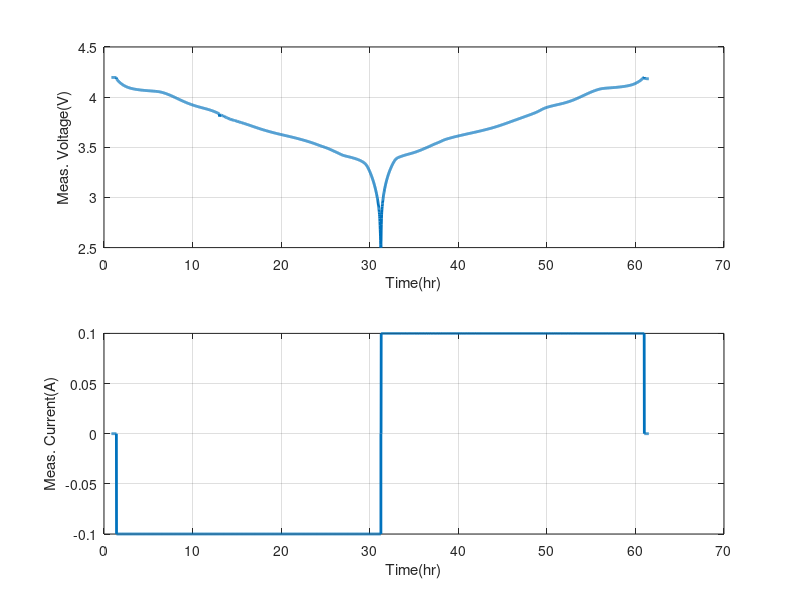

Write the MATLAB code that produced this figure. (Note: this script raises an error after producing the figure.)
load('C1209.mat');
h=figure;
subplot(211);plot(Time,V, 'LineWidth',2); grid on
xlabel('Time(hr)');
ylabel('Meas. Voltage(V)');
subplot(212);plot(Time,I, 'LineWidth',2); grid on
xlabel('Time(hr)');
ylabel('Meas. Current(A)');
sgtitle('Batt:C1209');

% **********************Question 1**********************
dt = [diff(Time); 0]; % Time intervals
charge_current = I(I > 0); % Charging current
discharge_current = I(I < 0); % Discharging current
Q_c = sum(charge_current .* dt(I > 0)); % Charge capacity in Ah
Q_d = abs(sum(discharge_current .* dt(I < 0))); % Discharge capacity in Ah

% Display results
disp('******Question 1******');
fprintf('Charge Capacity (Qc): %.4f Ah\n', Q_c);
fprintf('Discharge Capacity (Qd): %.4f Ah\n', Q_d);


% **********************Question 2**********************
SOC = ones(length(Time), 1); % Initialize SOC array with initial SOC=1

% Compute SOC over time
for k = 2:length(Time)
    if I(k) > 0
        Q = Q_c; % Charging capacity
    else
        Q = Q_d; % Discharging capacity
    end
    % Calculate SOC at each time step using dt
    SOC(k) = SOC(k-1) + (dt(k) * I(k)) / (3600 * Q);
end

% Plot Question 2 SOC vs. Time
figure;
plot(Time, SOC, 'LineWidth', 2);
xlabel('Time (hr)');
ylabel('State of Charge (SOC)');
title('Question 2 SOC vs. Time');
grid on;


% **********************Question 3**********************
% Define epsilon for scaling
epsilon = 0.175;
s_scaled = epsilon + (1 - 2 * epsilon) * SOC; % Apply linear scaling

% Define the matrix P for both models
% Combined model
P_combined = [ones(size(s_scaled)), 1 ./ s_scaled, s_scaled, log(s_scaled), log(1 - s_scaled)];

% Combined+3 model
P_combined3 = [ones(size(s_scaled)), 1 ./ s_scaled, 1 ./ (s_scaled.^2), 1 ./ (s_scaled.^3), ...
                    1 ./ (s_scaled.^4), s_scaled, log(s_scaled), log(1 - s_scaled)];

% Calculate the least squares solution for both models
% Combined model
c_combined = (P_combined' * P_combined) \ (P_combined' * V);
% c_combined = round(c_combined, 4); % Round to 4 decimal places

% Combined+3 model
c_combined3 = (P_combined3' * P_combined3) \ (P_combined3' * V);
% c_combined3 = round(c_combined3, 4); % Round to 4 decimal places

% Display the parameters
disp('Combined model parameters:');
disp(c_combined);

disp('Combined+3 model parameters:');
disp(c_combined3);


% **********************Question 4**********************
% Number of data points
N = length(V);

% Model parameters count
M_combined = length(c_combined);
M_combined3 = length(c_combined3);

% Predicted voltage for Combined model
V_combined_hat = P_combined * c_combined;

% Calculate Error Metrics for Combined model
V_mean = mean(V);
R2_combined = (1 - norm(V - V_combined_hat)^2 / norm(V - V_mean)^2) * 100;
MaxError_combined = max(abs(V - V_combined_hat));
RMS_combined = norm(V - V_combined_hat) / sqrt(N - M_combined);

% Display Results for Combined model
fprintf('--- Combined Model ---\n');
fprintf('R² Fit: %.2f%%\n', R2_combined);
fprintf('Max Error: %.4f V\n', MaxError_combined);
fprintf('Root-Mean Square Error (RMS): %.4f V\n', RMS_combined);

% Predicted voltage for Combined+3 model
V_combined3_hat = P_combined3 * c_combined3;

% Calculate Error Metrics for Combined+3 model
R2_combined3 = (1 - norm(V - V_combined3_hat)^2 / norm(V - V_mean)^2) * 100;
MaxError_combined3 = max(abs(V - V_combined3_hat));
RMS_combined3 = norm(V - V_combined3_hat) / sqrt(N - M_combined3);

% Display Results for Combined+3 model
fprintf('\n--- Combined+3 Model ---\n');
fprintf('R² Fit: %.2f%%\n', R2_combined3);
fprintf('Max Error: %.4f V\n', MaxError_combined3);
fprintf('Root-Mean Square Error (RMS): %.4f V\n', RMS_combined3);

% **********************Question 5**********************
% Define SOC range from 0 to 1 with a step of 0.01
s = (0:0.01:1);
s = epsilon + (1 - 2 * epsilon) * s; 
% Define the parameter array (replace with your actual estimated values)
k = c_combined3; % replace with your array values

% Combined+3 Model Calculation using the array values
V_combined3 = k(1) + k(2)./s + k(3)./s.^2 + k(4)./s.^3 + k(5)./s.^4 + ...
       k(6) * s + k(7) * log(s) + k(8) * log(1 - s);

% Plot the Combined+3 Model
figure;
plot(s, V_combined3, 'r-', 'LineWidth', 2);

% Add labels and title
xlabel('State of Charge (SOC)');
ylabel('Open Circuit Voltage (V_{o})');
title('OCV-SOC Curve for Combined+3 Model');
grid on;
